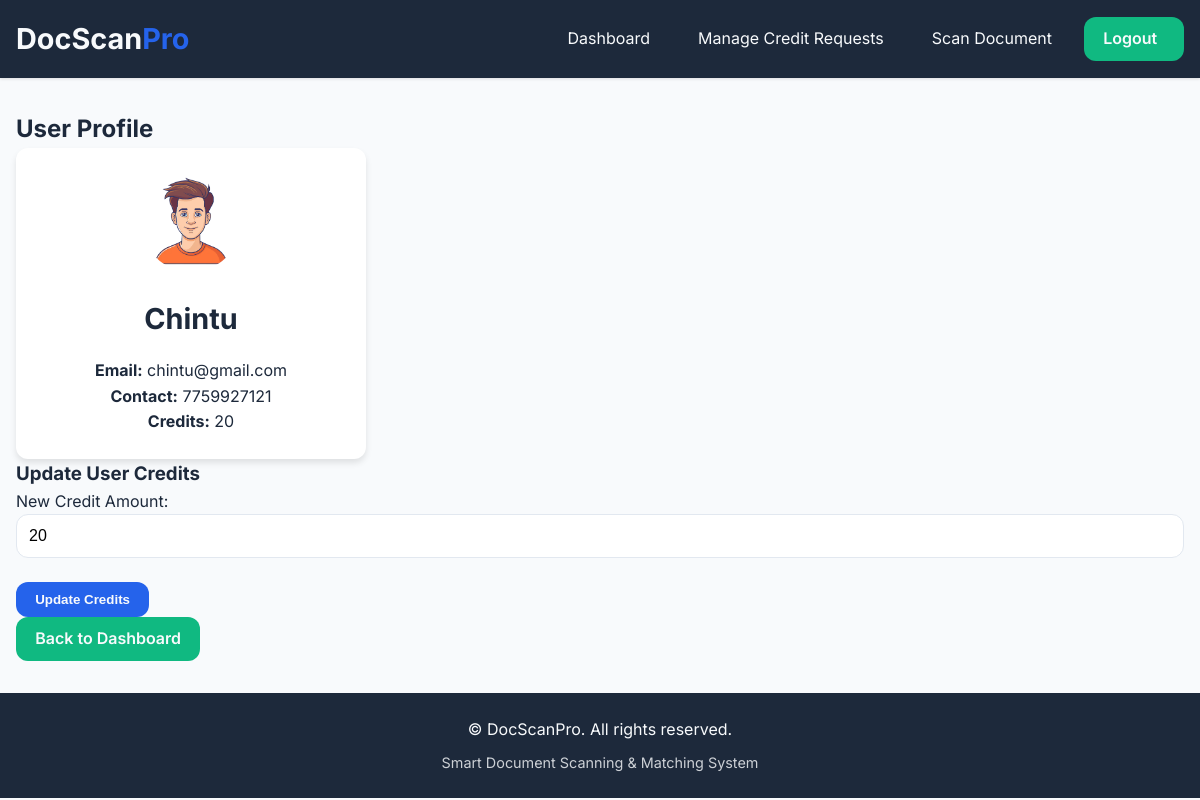
Page /admin/user/3 (signed in) on the committed database.
### tables this page shows
CREATE TABLE users (
            id INTEGER PRIMARY KEY AUTOINCREMENT,
            name TEXT NOT NULL,
            email TEXT UNIQUE NOT NULL,
            contact TEXT NOT NULL,
            password_hash TEXT NOT NULL,
            gender TEXT DEFAULT 'others',
            role TEXT DEFAULT 'user',
            credits INTEGER DEFAULT 20,
            last_reset DATE DEFAULT CURRENT_DATE
        );

### blueprints/admin.py (the view, shortened to what this page needs)
@admin_bp.route('/user/<int:user_id>', methods=['GET', 'POST'])
def admin_user_details(user_id):
    if 'user_id' not in session or session.get('role') != 'admin':
        flash('Unauthorized access.', 'error')
        return redirect('/')
    conn = get_db_connection()
    cursor = conn.cursor()
    cursor.execute("SELECT * FROM users WHERE id = ?", (user_id,))
    user = cursor.fetchone()
    conn.close()
    return render_template('admin_user_details.html', user=user)

### app.py (called while the page is built)
@app.after_request
def add_security_headers(response):
    response.headers['Strict-Transport-Security'] = 'max-age=31536000; includeSubDomains'
    response.headers['X-Content-Type-Options'] = 'nosniff'
    response.headers['X-Frame-Options'] = 'DENY'
    response.headers['X-XSS-Protection'] = '1; mode=block'
    response.headers['Content-Security-Policy'] = "default-src 'self' 'unsafe-inline' https://fonts.googleapis.com https://fonts.gstatic.com"
    return response

### blueprints/admin.py (called while the page is built)
def get_db_connection():
    conn = sqlite3.connect('database.db')
    conn.row_factory = sqlite3.Row
    return conn

### templates/admin_user_details.html (shortened to what this page needs)
{% extends "base.html" %}
{% block content %}
<div class="user-details-dashboard fade-in">
  <h2>User Profile</h2>
  <div class="user-card card">
    <div class="user-header">
      {% if user.gender == 'male' %}
        <img src="{{ url_for('static', filename='maleAvtar.png') }}" alt="Male Avatar" class="avatar">
      {% elif user.gender == 'female' %}
        <img src="{{ url_for('static', filename='femaleAvtar.png') }}" alt="Female Avatar" class="avatar">
      {% else %}
        <img src="{{ url_for('static', filename='defaultAvatar.png') }}" alt="Default Avatar" class="avatar">
      {% endif %}
      <h2>{{ user.name }}</h2>
    </div>
    <div class="user-info">
      <p><strong>Email:</strong> {{ user.email }}</p>
      <p><strong>Contact:</strong> {{ user.contact }}</p>
      <p><strong>Credits:</strong> {{ user.credits }}</p>
    </div>
  </div>
  <div class="update-credits card">
    <h3>Update User Credits</h3>
    <form method="POST">
      <div class="form-group">
        <label for="credits">New Credit Amount:</label>
        <input type="number" name="credits" id="credits" class="input-field" value="{{ user.credits }}" required>
      </div>
      <button type="submit" class="btn btn-primary">Update Credits</button>
    </form>
  </div>
  <a href="/admin/analytics" class="btn btn-secondary">Back to Dashboard</a>
</div>
{% endblock %}

### static/style.css (style rules this page uses)
:root { --primary: #2563eb; --primary-hover: #1d4ed8; --secondary: #10b981; --secondary-hover: #059669; --accent: #f59e0b; --dark: #1d293b; --light: #f8fafc; --background: #ffffff; --success: #10b981; --error: #ef4444; --warning: #f59e0b; --radius: 12px; --shadow-sm: 0 1px 3px rgba(0,0,0,0.12); --shadow-md: 0 4px 6px rgba(0,0,0,0.1); --shadow-lg: 0 10px 15px rgba(0,0,0,0.1); --transition: all 0.3s cubic-bezier(0.4, 0, 0.2, 1); }
* { margin: 0; padding: 0; box-sizing: border-box; }
body { font-family: 'Inter', system-ui, sans-serif; background: var(--light); color: var(--dark); line-height: 1.6; }
.btn { padding: 0.6rem 1.2rem; border: none; border-radius: var(--radius); cursor: pointer; font-weight: 600; transition: var(--transition); text-decoration: none; display: inline-block; }
.btn-primary { background: var(--primary); color: var(--light); }
.btn-secondary { background: var(--secondary); color: var(--light); }
.fade-in { animation: fadeIn 0.5s ease-out; }
.form-group { margin-bottom: 1.5rem; }
.input-field { width: 100%; padding: 0.75rem; border: 1px solid #e2e8f0; border-radius: var(--radius); font-size: 1rem; transition: var(--transition); }
.user-card { flex: 1 1 300px; max-width: 350px; background: #fff; border-radius: var(--radius); box-shadow: var(--shadow-md); padding: 1.5rem; text-align: center; }
.user-card .user-header { margin-bottom: 1rem; }
.user-card .avatar { width: 100px; height: 100px; border-radius: 50%; object-fit: cover; margin-bottom: 1rem; }
.user-card h2 { font-size: 1.8rem; margin-bottom: 0.5rem; }
.btn { padding: 0.6rem 1.2rem; min-width: 100px; border: none; border-radius: var(--radius); cursor: pointer; font-weight: 600; transition: var(--transition); text-decoration: none; display: inline-block; }

### rows in the picture
users: name "Chintu", email "chintu@gmail.com", contact "7759927121", credits "20"
